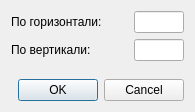
<?xml version="1.0" encoding="UTF-8"?>
<ui version="4.0">
 <class>ResizeDialog</class>
 <widget class="QDialog" name="ResizeDialog">
  <property name="windowModality">
   <enum>Qt::ApplicationModal</enum>
  </property>
  <property name="geometry">
   <rect>
    <x>0</x>
    <y>0</y>
    <width>195</width>
    <height>112</height>
   </rect>
  </property>
  <property name="windowTitle">
   <string>Dialog</string>
  </property>
  <property name="modal">
   <bool>true</bool>
  </property>
  <layout class="QGridLayout" name="gridLayout_2">
   <item row="0" column="0">
    <widget class="QLabel" name="label">
     <property name="text">
      <string>По горизонтали:</string>
     </property>
    </widget>
   </item>
   <item row="1" column="0">
    <widget class="QLabel" name="label_2">
     <property name="text">
      <string>По вертикали:</string>
     </property>
    </widget>
   </item>
   <item row="1" column="2">
    <widget class="QLineEdit" name="lineHeight"/>
   </item>
   <item row="0" column="2">
    <widget class="QLineEdit" name="lineWidth"/>
   </item>
   <item row="2" column="0" colspan="3">
    <layout class="QGridLayout" name="gridLayout">
     <item row="1" column="0">
      <spacer name="horizontalSpacer">
       <property name="orientation">
        <enum>Qt::Horizontal</enum>
       </property>
       <property name="sizeHint" stdset="0">
        <size>
         <width>40</width>
         <height>20</height>
        </size>
       </property>
      </spacer>
     </item>
     <item row="1" column="1">
      <widget class="QDialogButtonBox" name="buttonBox">
       <property name="orientation">
        <enum>Qt::Horizontal</enum>
       </property>
       <property name="standardButtons">
        <set>QDialogButtonBox::Cancel|QDialogButtonBox::Ok</set>
       </property>
      </widget>
     </item>
     <item row="0" column="1">
      <spacer name="verticalSpacer">
       <property name="orientation">
        <enum>Qt::Vertical</enum>
       </property>
       <property name="sizeHint" stdset="0">
        <size>
         <width>20</width>
         <height>40</height>
        </size>
       </property>
      </spacer>
     </item>
    </layout>
   </item>
   <item row="0" column="1">
    <spacer name="horizontalSpacer_2">
     <property name="orientation">
      <enum>Qt::Horizontal</enum>
     </property>
     <property name="sizeType">
      <enum>QSizePolicy::Fixed</enum>
     </property>
     <property name="sizeHint" stdset="0">
      <size>
       <width>20</width>
       <height>20</height>
      </size>
     </property>
    </spacer>
   </item>
  </layout>
 </widget>
 <resources/>
 <connections>
  <connection>
   <sender>buttonBox</sender>
   <signal>accepted()</signal>
   <receiver>ResizeDialog</receiver>
   <slot>accept()</slot>
   <hints>
    <hint type="sourcelabel">
     <x>248</x>
     <y>254</y>
    </hint>
    <hint type="destinationlabel">
     <x>157</x>
     <y>274</y>
    </hint>
   </hints>
  </connection>
  <connection>
   <sender>buttonBox</sender>
   <signal>rejected()</signal>
   <receiver>ResizeDialog</receiver>
   <slot>reject()</slot>
   <hints>
    <hint type="sourcelabel">
     <x>316</x>
     <y>260</y>
    </hint>
    <hint type="destinationlabel">
     <x>286</x>
     <y>274</y>
    </hint>
   </hints>
  </connection>
 </connections>
</ui>
